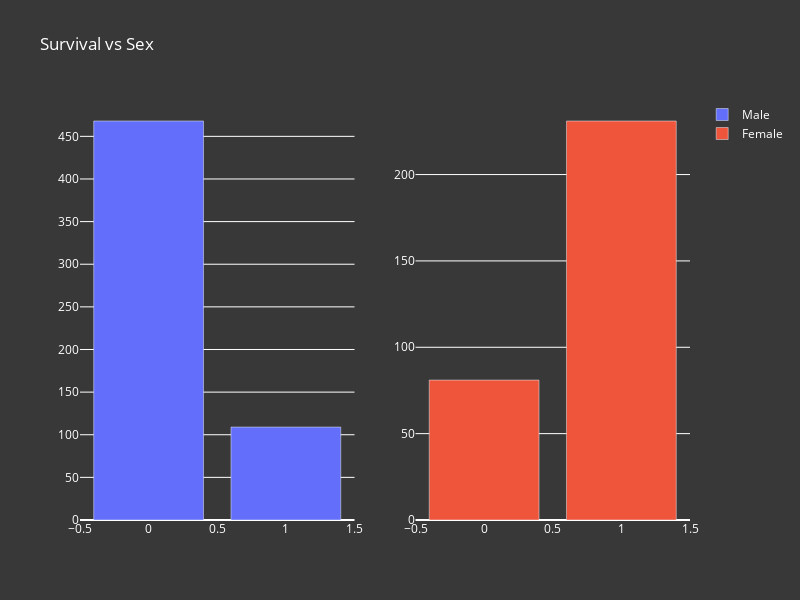

The notebook cell this image was saved under:
### Code cell
from plotly.subplots import make_subplots
import plotly.graph_objects as go

fig = make_subplots(rows=1, cols=2)
fig.add_trace(
    go.Bar(x=plot_data.loc['male'].index, y=plot_data.loc['male']['count'],
           name='Male'),
    row=1, col=1
)

fig.add_trace(
    go.Bar(x=plot_data.loc['female'].index, y=plot_data.loc['female']['count'],
    name='Female'),
    row=1, col=2
)

fig.update_layout(height=600, width=800, title_text="Survival vs Sex",
                  **layout_options)
# refer to the link https://community.plotly.com/t/fig-update-layout-only-affecting-first-subplot/29648
fig.update_yaxes(layout_options['yaxis'])
fig.update_xaxes(layout_options['xaxis'])
fig.show()

### Figure 1 — Plotly figure (JSON) as saved in the notebook; plotly's stock layout.template omitted (floating-point values rounded to 4 significant figures)
{"data": [{"name": "Male", "type": "bar", "x": [0, 1], "xaxis": "x", "y": [468, 109], "yaxis": "y"}, {"name": "Female", "type": "bar", "x": [0, 1], "xaxis": "x2", "y": [81, 231], "yaxis": "y2"}], "layout": {"height": 600, "legend": {"font": {"color": "white"}}, "paper_bgcolor": "#383838", "plot_bgcolor": "#383838", "title": {"font": {"color": "white"}, "text": "Survival vs Sex"}, "width": 800, "xaxis": {"anchor": "y", "color": "white", "domain": [0, 0.45]}, "xaxis2": {"anchor": "y2", "color": "white", "domain": [0.55, 1]}, "yaxis": {"anchor": "x", "color": "white", "domain": [0, 1]}, "yaxis2": {"anchor": "x2", "color": "white", "domain": [0, 1]}}}
